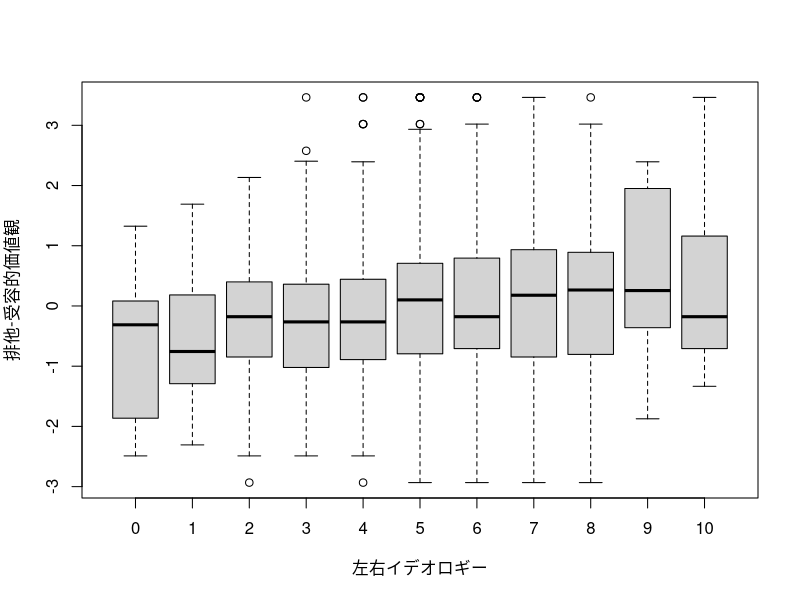

Write the R code that produced this figure.
utasv_pca <- read.csv("utasv.csv", na.strings = c("66", "99", "NA"), fileEncoding = "SJIS")
df1 <- utasv_pca[, c("W1Q16_1", "W1Q16_2", "W1Q16_3", "W1Q16_4", "W1Q16_5", "W1Q16_6", "W1Q16_7", "W1Q16_8", "W1Q16_9"
, "W1Q16_10", "W1Q16_11", "W1Q16_12", "W1Q16_13", "W1Q16_14", "W1Q16_15", "W1Q16_16", "W1Q16_17")]
res1 <- cor(df1, use = "pairwise.complete.obs")
utasv_pca[58, 1] <- 99

df2 <- utasv_pca[, c("ID","W1Q16_12", "W1Q16_13", "W1Q16_17")]
df3 <- na.omit(df2)
df4 <- df3[, 2:4]

res2 <- princomp(df4, cor = TRUE)
res3 <- summary(res2)
res3

res2$loadings

df3$comp1 <- res2$scores[, 1]
utasv_pca <- merge(utasv_pca, df3, by = "ID", all.x = TRUE)

boxplot(utasv_pca$comp1 ~ utasv_pca$W2Q21, xlab = "左右イデオロギー", ylab ="排他-受容的価値観")